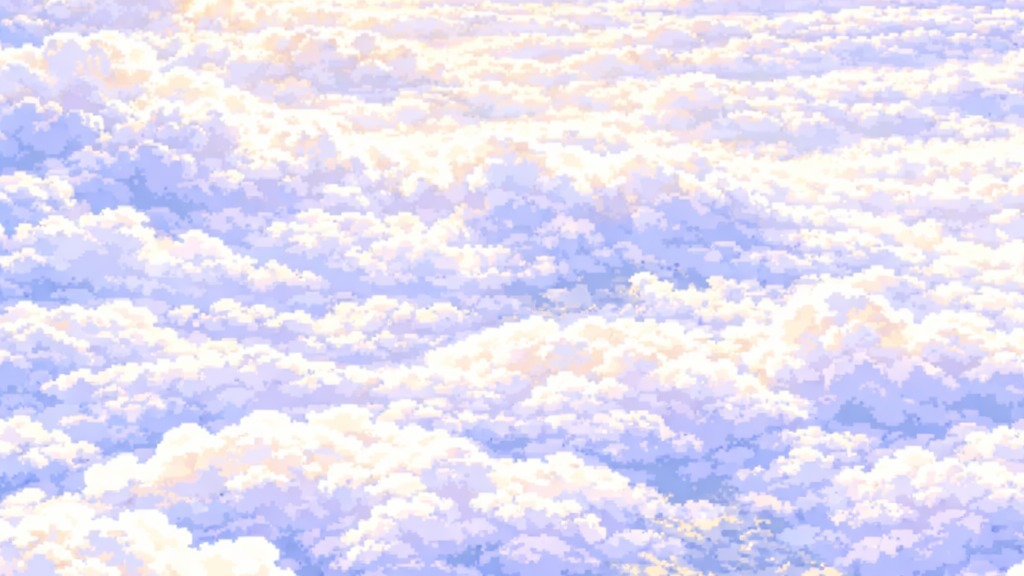

A 2D game scene composited from a Tiled map and its tileset images. What follows is a short description and the map's XML, with every tile layer's data as written:
An orthogonal 32x18 tile map with 32x32 px tiles, 1 tile layer (Capa de patrones 1).

<map version="1.10" tiledversion="1.12.1" orientation="orthogonal" renderorder="right-down" width="32" height="18" tilewidth="32" tileheight="32" infinite="0" nextlayerid="2" nextobjectid="1">
 <tileset firstgid="1" name="MapaCielo" tilewidth="32" tileheight="32" tilecount="1536" columns="48">
  <image source="MapaCielo.jpeg" width="1536" height="1024" />
 </tileset>
 <layer id="1" name="Capa de patrones 1" width="32" height="18">
  <data encoding="csv">
385,386,387,388,389,390,391,392,393,394,395,396,397,398,399,400,401,402,403,404,405,406,407,408,409,410,411,412,413,414,415,416,
433,434,435,436,437,438,439,440,441,442,443,444,445,446,447,448,449,450,451,452,453,454,455,456,457,458,459,460,461,462,463,464,
481,482,483,484,485,486,487,488,489,490,491,492,493,494,495,496,497,498,499,500,501,502,503,504,505,506,507,508,509,510,511,512,
529,530,531,532,533,534,535,536,537,538,539,540,541,542,543,544,545,546,547,548,549,550,551,552,553,554,555,556,557,558,559,560,
577,578,579,580,581,582,583,584,585,586,587,588,589,590,591,592,593,594,595,596,597,598,599,600,601,602,603,604,605,606,607,608,
625,626,627,628,629,630,631,632,633,634,635,636,637,638,639,640,641,642,643,644,645,646,647,648,649,650,651,652,653,654,655,656,
673,674,675,676,677,678,679,680,681,682,683,684,685,686,687,688,689,690,691,692,693,694,695,696,697,698,699,700,701,702,703,704,
721,722,723,724,725,726,727,728,729,730,731,732,733,734,735,736,737,738,739,740,741,742,743,744,745,746,747,748,749,750,751,752,
769,770,771,772,773,774,775,776,777,778,779,780,781,782,783,784,785,786,787,788,789,790,791,792,793,794,795,796,797,798,799,800,
817,818,819,820,821,822,823,824,825,826,827,828,829,830,831,832,833,834,835,836,837,838,839,840,841,842,843,844,845,846,847,848,
865,866,867,868,869,870,871,872,873,874,875,876,877,878,879,880,881,882,883,884,885,886,887,888,889,890,891,892,893,894,895,896,
913,914,915,916,917,918,919,920,921,922,923,924,925,926,927,928,929,930,931,932,933,934,935,936,937,938,939,940,941,942,943,944,
961,962,963,964,965,966,967,968,969,970,971,972,973,974,975,976,977,978,979,980,981,982,983,984,985,986,987,988,989,990,991,992,
1009,1010,1011,1012,1013,1014,1015,1016,1017,1018,1019,1020,1021,1022,1023,1024,1025,1026,1027,1028,1029,1030,1031,1032,1033,1034,1035,1036,1037,1038,1039,1040,
1057,1058,1059,1060,1061,1062,1063,1064,1065,1066,1067,1068,1069,1070,1071,1072,1073,1074,1075,1076,1077,1078,1079,1080,1081,1082,1083,1084,1085,1086,1087,1088,
1105,1106,1107,1108,1109,1110,1111,1112,1113,1114,1115,1116,1117,1118,1119,1120,1121,1122,1123,1124,1125,1126,1127,1128,1129,1130,1131,1132,1133,1134,1135,1136,
1153,1154,1155,1156,1157,1158,1159,1160,1161,1162,1163,1164,1165,1166,1167,1168,1169,1170,1171,1172,1173,1174,1175,1176,1177,1178,1179,1180,1181,1182,1183,1184,
1201,1202,1203,1204,1205,1206,1207,1208,1209,1210,1211,1212,1213,1214,1215,1216,1217,1218,1219,1220,1221,1222,1223,1224,1225,1226,1227,1228,1229,1230,1231,1232
</data>
 </layer>
</map>
